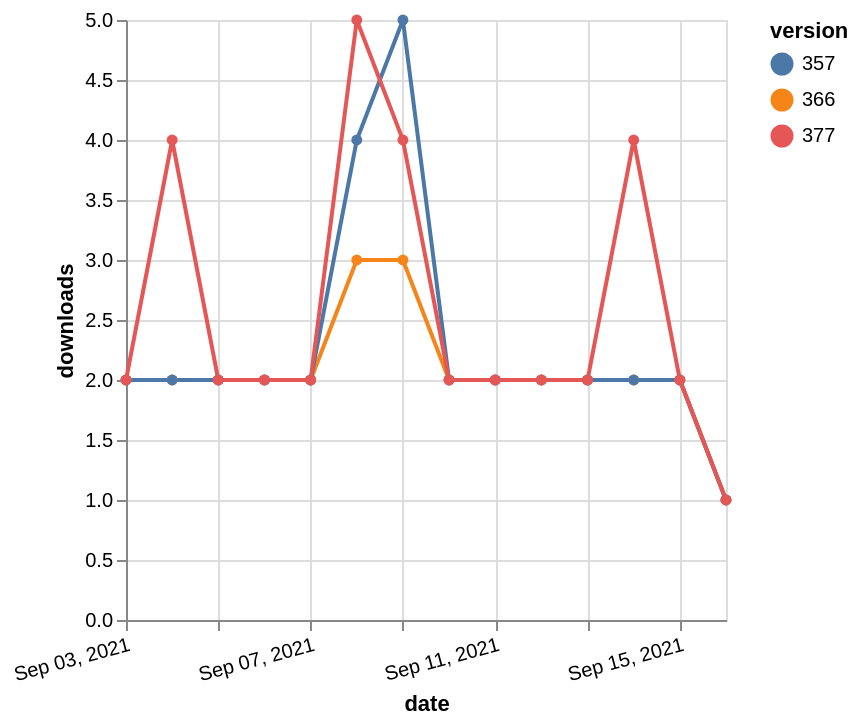

Here is the Vega-Lite specification saved for this chart:
### Vega-Lite specification from a JSON file in a GitHub repository (floating-point values rounded to 4 significant figures)
{"$schema": "https://vega.github.io/schema/vega-lite/v5.json", "description": "A simple bar chart with embedded data.", "data": {"values": [{"date": "2021-09-03", "total": 2287, "delta": 2, "version": "366"}, {"date": "2021-09-04", "total": 2289, "delta": 2, "version": "366"}, {"date": "2021-09-05", "total": 2291, "delta": 2, "version": "366"}, {"date": "2021-09-06", "total": 2293, "delta": 2, "version": "366"}, {"date": "2021-09-07", "total": 2295, "delta": 2, "version": "366"}, {"date": "2021-09-08", "total": 2298, "delta": 3, "version": "366"}, {"date": "2021-09-09", "total": 2301, "delta": 3, "version": "366"}, {"date": "2021-09-10", "total": 2303, "delta": 2, "version": "366"}, {"date": "2021-09-11", "total": 2305, "delta": 2, "version": "366"}, {"date": "2021-09-12", "total": 2307, "delta": 2, "version": "366"}, {"date": "2021-09-13", "total": 2309, "delta": 2, "version": "366"}, {"date": "2021-09-14", "total": 2311, "delta": 2, "version": "366"}, {"date": "2021-09-15", "total": 2313, "delta": 2, "version": "366"}, {"date": "2021-09-16", "total": 2314, "delta": 1, "version": "366"}, {"date": "2021-09-03", "total": 2787, "delta": 2, "version": "357"}, {"date": "2021-09-04", "total": 2789, "delta": 2, "version": "357"}, {"date": "2021-09-05", "total": 2791, "delta": 2, "version": "357"}, {"date": "2021-09-06", "total": 2793, "delta": 2, "version": "357"}, {"date": "2021-09-07", "total": 2795, "delta": 2, "version": "357"}, {"date": "2021-09-08", "total": 2799, "delta": 4, "version": "357"}, {"date": "2021-09-09", "total": 2804, "delta": 5, "version": "357"}, {"date": "2021-09-10", "total": 2806, "delta": 2, "version": "357"}, {"date": "2021-09-11", "total": 2808, "delta": 2, "version": "357"}, {"date": "2021-09-12", "total": 2810, "delta": 2, "version": "357"}, {"date": "2021-09-13", "total": 2812, "delta": 2, "version": "357"}, {"date": "2021-09-14", "total": 2814, "delta": 2, "version": "357"}, {"date": "2021-09-15", "total": 2816, "delta": 2, "version": "357"}, {"date": "2021-09-16", "total": 2817, "delta": 1, "version": "357"}, {"date": "2021-09-03", "total": 2088, "delta": 2, "version": "377"}, {"date": "2021-09-04", "total": 2092, "delta": 4, "version": "377"}, {"date": "2021-09-05", "total": 2094, "delta": 2, "version": "377"}, {"date": "2021-09-06", "total": 2096, "delta": 2, "version": "377"}, {"date": "2021-09-07", "total": 2098, "delta": 2, "version": "377"}, {"date": "2021-09-08", "total": 2103, "delta": 5, "version": "377"}, {"date": "2021-09-09", "total": 2107, "delta": 4, "version": "377"}, {"date": "2021-09-10", "total": 2109, "delta": 2, "version": "377"}, {"date": "2021-09-11", "total": 2111, "delta": 2, "version": "377"}, {"date": "2021-09-12", "total": 2113, "delta": 2, "version": "377"}, {"date": "2021-09-13", "total": 2115, "delta": 2, "version": "377"}, {"date": "2021-09-14", "total": 2119, "delta": 4, "version": "377"}, {"date": "2021-09-15", "total": 2121, "delta": 2, "version": "377"}, {"date": "2021-09-16", "total": 2122, "delta": 1, "version": "377"}]}, "width": "container", "mark": {"type": "line", "point": {"filled": true}}, "encoding": {"x": {"field": "date", "type": "temporal", "timeUnit": "yearmonthdate", "title": "date", "axis": {"labelAngle": -15}}, "y": {"field": "delta", "type": "quantitative", "title": "downloads"}, "color": {"field": "version", "type": "nominal"}, "tooltip": {"field": "delta"}}}
